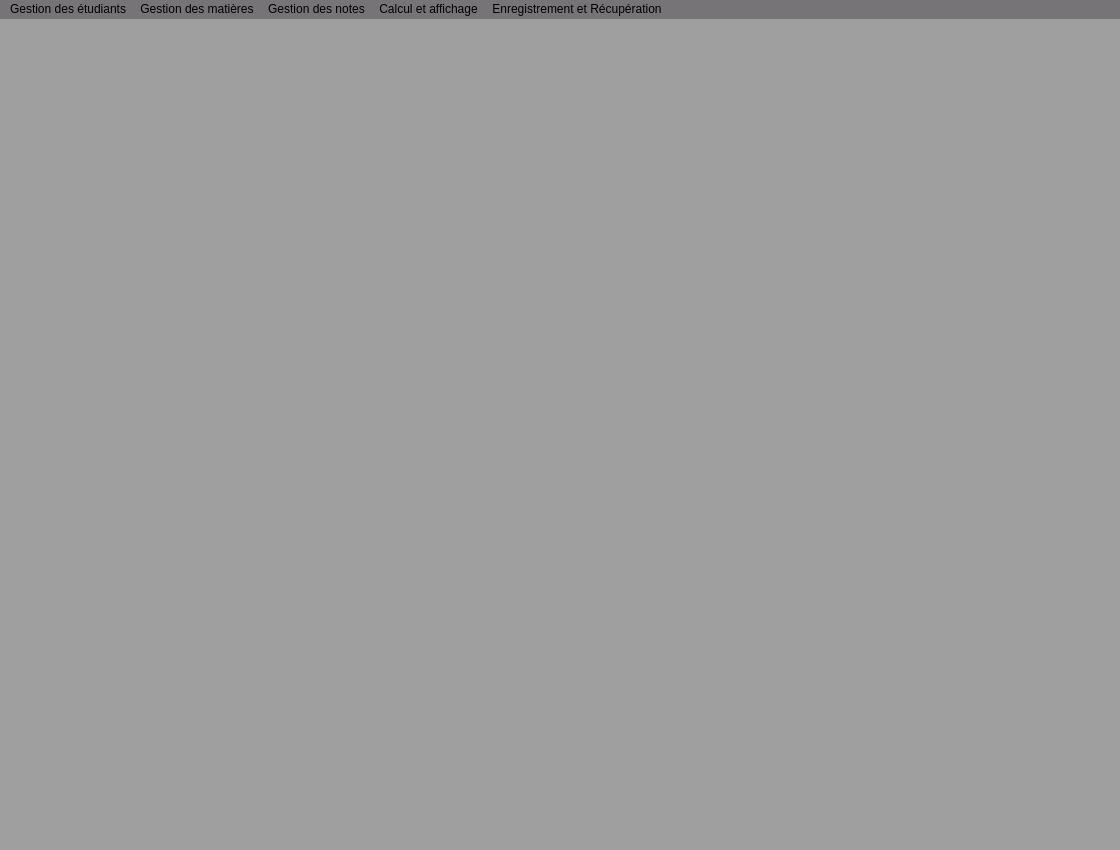
<?xml version="1.0" encoding="UTF-8"?>
<ui version="4.0">
 <class>MainWindow</class>
 <widget class="QMainWindow" name="MainWindow">
  <property name="geometry">
   <rect>
    <x>0</x>
    <y>0</y>
    <width>1120</width>
    <height>850</height>
   </rect>
  </property>
  <property name="font">
   <font>
    <family>Arial</family>
    <pointsize>12</pointsize>
    <weight>9</weight>
    <italic>false</italic>
    <bold>false</bold>
   </font>
  </property>
  <property name="windowTitle">
   <string>MainWindow</string>
  </property>
  <property name="styleSheet">
   <string notr="true">font: 75 12pt &quot;Arial&quot;;background-color:#A09FA0;</string>
  </property>
  <widget class="QWidget" name="centralwidget">
   <widget class="QStackedWidget" name="stackedWidget">
    <property name="geometry">
     <rect>
      <x>0</x>
      <y>0</y>
      <width>1121</width>
      <height>821</height>
     </rect>
    </property>
    <property name="currentIndex">
     <number>0</number>
    </property>
    <widget class="QWidget" name="page"/>
    <widget class="QWidget" name="page_2"/>
   </widget>
  </widget>
  <widget class="QMenuBar" name="menubar">
   <property name="geometry">
    <rect>
     <x>0</x>
     <y>0</y>
     <width>1120</width>
     <height>24</height>
    </rect>
   </property>
   <property name="cursor">
    <cursorShape>ArrowCursor</cursorShape>
   </property>
   <property name="autoFillBackground">
    <bool>false</bool>
   </property>
   <property name="styleSheet">
    <string notr="true">background-color:#777477;</string>
   </property>
   <widget class="QMenu" name="menuGestion_des_etudiants">
    <property name="geometry">
     <rect>
      <x>379</x>
      <y>133</y>
      <width>245</width>
      <height>112</height>
     </rect>
    </property>
    <property name="title">
     <string>Gestion des étudiants</string>
    </property>
    <widget class="QMenu" name="menuMise_jour_des_tudiants">
     <property name="title">
      <string>Mise à jour des étudiants</string>
     </property>
     <addaction name="actionAjouter_un_etudiant"/>
     <addaction name="separator"/>
     <addaction name="actionSupprimer_un_etudiant"/>
     <addaction name="separator"/>
     <addaction name="actionModifier_un_etudiant"/>
     <addaction name="separator"/>
    </widget>
    <widget class="QMenu" name="menuRecherche_Affichage_etudiant">
     <property name="title">
      <string>Recherche,Affichage</string>
     </property>
     <widget class="QMenu" name="menuRechercher_tudiants">
      <property name="title">
       <string>Rechercher étudiants</string>
      </property>
      <addaction name="actionRecherche_par_numero_d_inscription"/>
      <addaction name="separator"/>
      <addaction name="actionRecherche_par_Section"/>
      <addaction name="separator"/>
      <addaction name="actionRecherche_par_Niveau"/>
      <addaction name="separator"/>
      <addaction name="actionRecherche_par_Section_et_Niveau"/>
      <addaction name="separator"/>
     </widget>
     <addaction name="actionAfficher_les_etudiants"/>
     <addaction name="separator"/>
     <addaction name="menuRechercher_tudiants"/>
     <addaction name="separator"/>
    </widget>
    <addaction name="menuMise_jour_des_tudiants"/>
    <addaction name="separator"/>
    <addaction name="menuRecherche_Affichage_etudiant"/>
    <addaction name="separator"/>
   </widget>
   <widget class="QMenu" name="menuGestion_des_matieres">
    <property name="title">
     <string>Gestion des matières</string>
    </property>
    <widget class="QMenu" name="menuMise_jour_des_mati_res">
     <property name="title">
      <string>Mise à jour des matières</string>
     </property>
     <addaction name="actionAjouter_une_matiere"/>
     <addaction name="separator"/>
     <addaction name="actionSupprimer_une_matiere"/>
     <addaction name="separator"/>
     <addaction name="actionModifier_une_matiere"/>
     <addaction name="separator"/>
    </widget>
    <widget class="QMenu" name="menuRecherche_Affichage">
     <property name="title">
      <string>Recherche,Affichage</string>
     </property>
     <widget class="QMenu" name="menuRechercher_matier_s">
      <property name="title">
       <string>Rechercher matierès</string>
      </property>
      <addaction name="actionRecherche_par_Code"/>
      <addaction name="separator"/>
      <addaction name="actionRecherche_par_Section_2"/>
      <addaction name="separator"/>
      <addaction name="actionRecherche_par_Section_et_Semestre"/>
      <addaction name="separator"/>
     </widget>
     <addaction name="actionAfficher_les_matieres"/>
     <addaction name="separator"/>
     <addaction name="menuRechercher_matier_s"/>
     <addaction name="separator"/>
    </widget>
    <addaction name="menuMise_jour_des_mati_res"/>
    <addaction name="separator"/>
    <addaction name="menuRecherche_Affichage"/>
    <addaction name="separator"/>
   </widget>
   <widget class="QMenu" name="menuGestion_des_notes">
    <property name="title">
     <string>Gestion des notes</string>
    </property>
    <widget class="QMenu" name="menuRecherche_Affichage_2">
     <property name="title">
      <string>Recherche, Affichage</string>
     </property>
     <widget class="QMenu" name="menuRechercher_notes">
      <property name="title">
       <string>Rechercher notes</string>
      </property>
      <addaction name="actionRecherche_par_numero_d_inscription_2"/>
      <addaction name="separator"/>
      <addaction name="actionRecherche_par_Section_et_Niveau_2"/>
      <addaction name="separator"/>
      <addaction name="actionRecherche_par_numero_d_inscription_et_Semestre"/>
      <addaction name="separator"/>
     </widget>
     <addaction name="actionAfficher_les_notes"/>
     <addaction name="separator"/>
     <addaction name="menuRechercher_notes"/>
     <addaction name="separator"/>
    </widget>
    <widget class="QMenu" name="menuMise_jour_des_notes">
     <property name="title">
      <string>Mise à jour des notes</string>
     </property>
     <addaction name="actionAjouter_une_note"/>
     <addaction name="separator"/>
     <addaction name="actionSupprimer_une_note"/>
     <addaction name="separator"/>
     <addaction name="actionModifier_une_note"/>
     <addaction name="separator"/>
    </widget>
    <addaction name="menuMise_jour_des_notes"/>
    <addaction name="separator"/>
    <addaction name="menuRecherche_Affichage_2"/>
    <addaction name="separator"/>
   </widget>
   <widget class="QMenu" name="menuCalcul_et_affichage">
    <property name="title">
     <string>Calcul et affichage</string>
    </property>
    <addaction name="actionBulletin_de_note_d_un_etudiant"/>
    <addaction name="separator"/>
    <addaction name="actionBulletin_de_note_d_un_etudiant_par_semestre"/>
    <addaction name="separator"/>
    <addaction name="actionEtudiants_admis_d_une_section"/>
    <addaction name="separator"/>
    <addaction name="actionEtudiants_redoublants_d_une_section"/>
    <addaction name="separator"/>
    <addaction name="actionEtudiants_admis_de_l_ISIMM"/>
    <addaction name="separator"/>
    <addaction name="actionEtudiants_redoublants_de_l_ISIMM"/>
    <addaction name="separator"/>
    <addaction name="actionMoyennes_des_etudiants_d_une_section"/>
    <addaction name="separator"/>
   </widget>
   <widget class="QMenu" name="menuEnregistrement_et_Recuperation">
    <property name="title">
     <string>Enregistrement et Récupération</string>
    </property>
    <addaction name="actionEnregistrement_des_etudiants"/>
    <addaction name="separator"/>
    <addaction name="actionRecuperation_des_etudiants"/>
    <addaction name="separator"/>
    <addaction name="actionEnregistrement_des_matieres"/>
    <addaction name="separator"/>
    <addaction name="actionRecuperation_des_matieres"/>
    <addaction name="separator"/>
    <addaction name="actionEnregistrement_des_notes"/>
    <addaction name="separator"/>
    <addaction name="actionRecuperation_des_matieres_2"/>
    <addaction name="separator"/>
   </widget>
   <addaction name="menuGestion_des_etudiants"/>
   <addaction name="menuGestion_des_matieres"/>
   <addaction name="menuGestion_des_notes"/>
   <addaction name="menuCalcul_et_affichage"/>
   <addaction name="menuEnregistrement_et_Recuperation"/>
  </widget>
  <widget class="QStatusBar" name="statusbar"/>
  <action name="actionAjouter_un_etudiant">
   <property name="text">
    <string>Ajouter un étudiant</string>
   </property>
  </action>
  <action name="actionSupprimer_un_etudiant">
   <property name="text">
    <string>Supprimer un étudiant</string>
   </property>
  </action>
  <action name="actionModifier_un_etudiant">
   <property name="text">
    <string>Modifier un étudiant</string>
   </property>
  </action>
  <action name="actionAfficher_les_etudiants">
   <property name="text">
    <string>Afficher les étudiants</string>
   </property>
  </action>
  <action name="actionAjouter_une_matiere">
   <property name="text">
    <string>Ajouter une mètiere</string>
   </property>
  </action>
  <action name="actionSupprimer_une_matiere">
   <property name="text">
    <string>Supprimer une matière</string>
   </property>
  </action>
  <action name="actionModifier_une_matiere">
   <property name="text">
    <string>Modifier une matière</string>
   </property>
  </action>
  <action name="actionAfficher_les_matieres">
   <property name="text">
    <string>Afficher les matières</string>
   </property>
  </action>
  <action name="actionAjouter_une_note">
   <property name="text">
    <string>Ajouter une note</string>
   </property>
  </action>
  <action name="actionSupprimer_une_note">
   <property name="text">
    <string>Supprimer une note</string>
   </property>
  </action>
  <action name="actionModifier_une_note">
   <property name="text">
    <string>Modifier une note</string>
   </property>
  </action>
  <action name="actionAfficher_les_notes">
   <property name="text">
    <string>Afficher les notes</string>
   </property>
  </action>
  <action name="actionBulletin_de_note_d_un_etudiant">
   <property name="text">
    <string>Bulletin de note d'un étudiant</string>
   </property>
  </action>
  <action name="actionBulletin_de_note_d_un_etudiant_par_semestre">
   <property name="text">
    <string>Bulletin de note d'un étudiant par semestre</string>
   </property>
  </action>
  <action name="actionEtudiants_admis_d_une_section">
   <property name="text">
    <string>Etudiants admis d'une section</string>
   </property>
  </action>
  <action name="actionEtudiants_redoublants_d_une_section">
   <property name="text">
    <string>Etudiants redoublants d'une section</string>
   </property>
  </action>
  <action name="actionEtudiants_admis_de_l_ISIMM">
   <property name="text">
    <string>Etudiants admis de l'ISIMM</string>
   </property>
  </action>
  <action name="actionEtudiants_redoublants_de_l_ISIMM">
   <property name="text">
    <string>Etudiants redoublants de l'ISIMM</string>
   </property>
  </action>
  <action name="actionMoyennes_des_etudiants_d_une_section">
   <property name="text">
    <string>Moyennes des étudiants d'une section</string>
   </property>
  </action>
  <action name="actionEnregistrement_des_etudiants">
   <property name="text">
    <string>Enregistrement des étudiants</string>
   </property>
  </action>
  <action name="actionRecuperation_des_etudiants">
   <property name="text">
    <string>Récupération des étudiants</string>
   </property>
  </action>
  <action name="actionEnregistrement_des_matieres">
   <property name="text">
    <string>Enregistrement des matières</string>
   </property>
  </action>
  <action name="actionRecuperation_des_matieres">
   <property name="text">
    <string>Récupération des matières</string>
   </property>
  </action>
  <action name="actionEnregistrement_des_notes">
   <property name="text">
    <string>Enregistrement des notes</string>
   </property>
  </action>
  <action name="actionRecuperation_des_matieres_2">
   <property name="text">
    <string>Récupération des étudiants</string>
   </property>
  </action>
  <action name="actionRecherche_par_numero_d_inscription">
   <property name="text">
    <string>Recherche par numero d'inscription</string>
   </property>
  </action>
  <action name="actionRecherche_par_Section">
   <property name="text">
    <string>Recherche par Section</string>
   </property>
  </action>
  <action name="actionRecherche_par_Niveau">
   <property name="text">
    <string>Recherche par Niveau</string>
   </property>
  </action>
  <action name="actionRecherche_par_Section_et_Niveau">
   <property name="text">
    <string>Recherche par Section et Niveau</string>
   </property>
  </action>
  <action name="actionRecherche_par_Code">
   <property name="text">
    <string>Recherche par Code</string>
   </property>
  </action>
  <action name="actionRecherche_par_Section_2">
   <property name="text">
    <string>Recherche par Section</string>
   </property>
  </action>
  <action name="actionRecherche_par_Section_et_Semestre">
   <property name="text">
    <string>Recherche par Section et Semestre</string>
   </property>
  </action>
  <action name="actionRecherche_par_numero_d_inscription_2">
   <property name="text">
    <string>Recherche par numero d'inscription</string>
   </property>
  </action>
  <action name="actionRecherche_par_Section_et_Niveau_2">
   <property name="text">
    <string>Recherche par Section et Niveau</string>
   </property>
  </action>
  <action name="actionRecherche_par_numero_d_inscription_et_Semestre">
   <property name="text">
    <string>Recherche par numero d'inscription et Semestre</string>
   </property>
  </action>
 </widget>
 <resources/>
 <connections/>
</ui>
